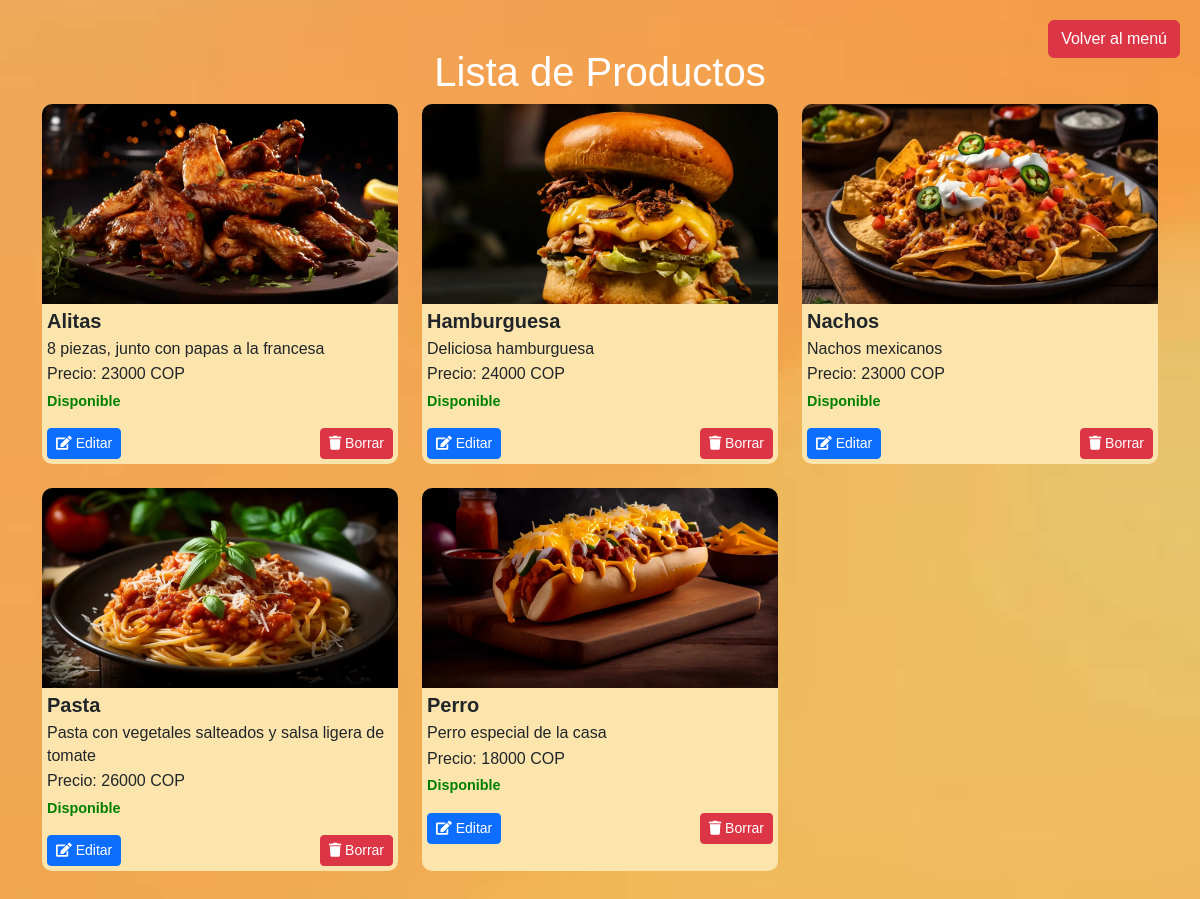
The app's page /showProduct/ (signed in) with its own data.
### myapp/models.py (models this page shows)
class Producto(models.Model):
    idProducto = models.AutoField(primary_key=True)
    descripcion = models.CharField(max_length=100)
    disponible = models.BooleanField(default=True)
    precio = models.DecimalField(max_digits=10, decimal_places=2)
    nombre = models.CharField(max_length=50, default="")
    imgProducto = models.ImageField(upload_to='img/', null=True)
    visible = models.BooleanField(default=True)

### myapp/decorators.py (the view)
    def _wrapped_view(request, *args, **kwargs):
        if not request.user.is_authenticated:
            return redirect('signin')
        if not request.user.is_waiter and not request.user.is_chef:
            return view_func(request, *args, **kwargs)
        raise PermissionDenied  # 403 si no es admin

### myapp/views/viewsProducto.py (called while the page is built)
@admin_required
def showProduct(request):
    Productos = Producto.objects.filter(visible=True)  # Solo los visibles
    return render(request, 'showProduct.html', {'Productos': Productos})

### myapp/templates/showProduct.html (shortened to what this page needs)
{% load static %}
<!DOCTYPE html>
<html lang="es">
  <head>
    <link
      href="https://cdn.jsdelivr.net/npm/bootstrap@5.3.0-alpha1/dist/css/bootstrap.min.css"
      rel="stylesheet"
    />
    <link
      rel="stylesheet"
      type="text/css"
      href="{% static 'css/ShowProduct.css' %}"
    />
    <link
      rel="stylesheet"
      href="https://cdnjs.cloudflare.com/ajax/libs/font-awesome/5.15.3/css/all.min.css"
    />
  </head>
  <body>
    <div class="container my-5">
      <h1 class="Titulo">Lista de Productos</h1>
      <div class="row row-cols-1 row-cols-md-3 g-4">
        {% for producto in Productos %}
        <div class="col">
          <div class="card h-100">
            <img src="{{ producto.imgProducto.url }}" alt="Imagen del producto" class="card-img-top" />
            <div class="card-body">
              <h5 class="card-title">{{ producto.nombre }}</h5>
              <p class="card-text">{{ producto.descripcion }}</p>
              <p class="card-text">Precio: {{ producto.precio|floatformat:0 }} COP</p>
              {% if producto.disponible %}
                <div class="disponible" style="color: green">Disponible</div>
              {% else %}
                <div class="disponible" style="color: red">No disponible</div>
              {% endif %}
              <div class="mt-3 d-flex justify-content-between">
                <a href="{% url 'editar_producto' producto.idProducto %}" class="btn btn-primary btn-sm">
                  <i class="fas fa-edit"></i> Editar
                </a>
                <form method="post" action="{% url 'borrar_producto' producto.idProducto %}" data-confirm-delete>
                  <button type="submit" class="btn btn-danger btn-sm">
                    <i class="fas fa-trash"></i> Borrar
                  </button>
                </form>
              </div>
            </div>
          </div>
        </div>
        {% endfor %}
      </div>
    </div>
    <div class="floating-button logout-button">
      <a href="{% url 'administrador' %}" class="btn btn-danger d-none d-md-block">
        <span class="btn-text">Volver al menú</span>
      </a>
    </div>
  </body>
</html>

### myapp/static/css/ShowProduct.css (style rules this page uses)
body { font-family: sans-serif; background-image: url("../img/Fondo2.jpg"); background-size: cover; }
h1 { font-family: sans-serif; text-align: center; background-color: transparent; color: white; }
.card { transition: transform 0.3s ease, box-shadow 0.3s ease; cursor: pointer; padding: 0; margin: 0; background-color: #fbe5ad; border: none; border-radius: 10px; overflow: hidden; }
.card-body { padding: 5px; }
.card-title { margin-bottom: 5px; font-size: 1.25rem; font-weight: bold; }
.card-text { margin-bottom: 3px; line-height: 1.4; font-size: 1rem; }
.card-img-top { padding: 0; margin: 0; width: 100%; height: 200px; object-fit: cover; }
.disponible { font-weight: bold; padding-top: 2px; font-size: 0.9rem; color: #28a745; }
.floating-button { position: fixed; bottom: 20px; z-index: 1050; top: 20px; }
.logout-button { right: 20px; }

### records on screen
Producto: imgProducto (picture), nombre "Alitas", descripcion "8 piezas, junto con papas a la francesa", precio "23000", disponible "Disponible"
Producto: imgProducto (picture), nombre "Hamburguesa", descripcion "Deliciosa hamburguesa", precio "24000", disponible "Disponible"
Producto: imgProducto (picture), nombre "Nachos", descripcion "Nachos mexicanos", precio "23000", disponible "Disponible"
Producto: imgProducto (picture), nombre "Pasta", descripcion "Pasta con vegetales salteados y salsa ligera de tomate", precio "26000", disponible "Disponible"
Producto: imgProducto (picture), nombre "Perro", descripcion "Perro especial de la casa", precio "18000", disponible "Disponible"
